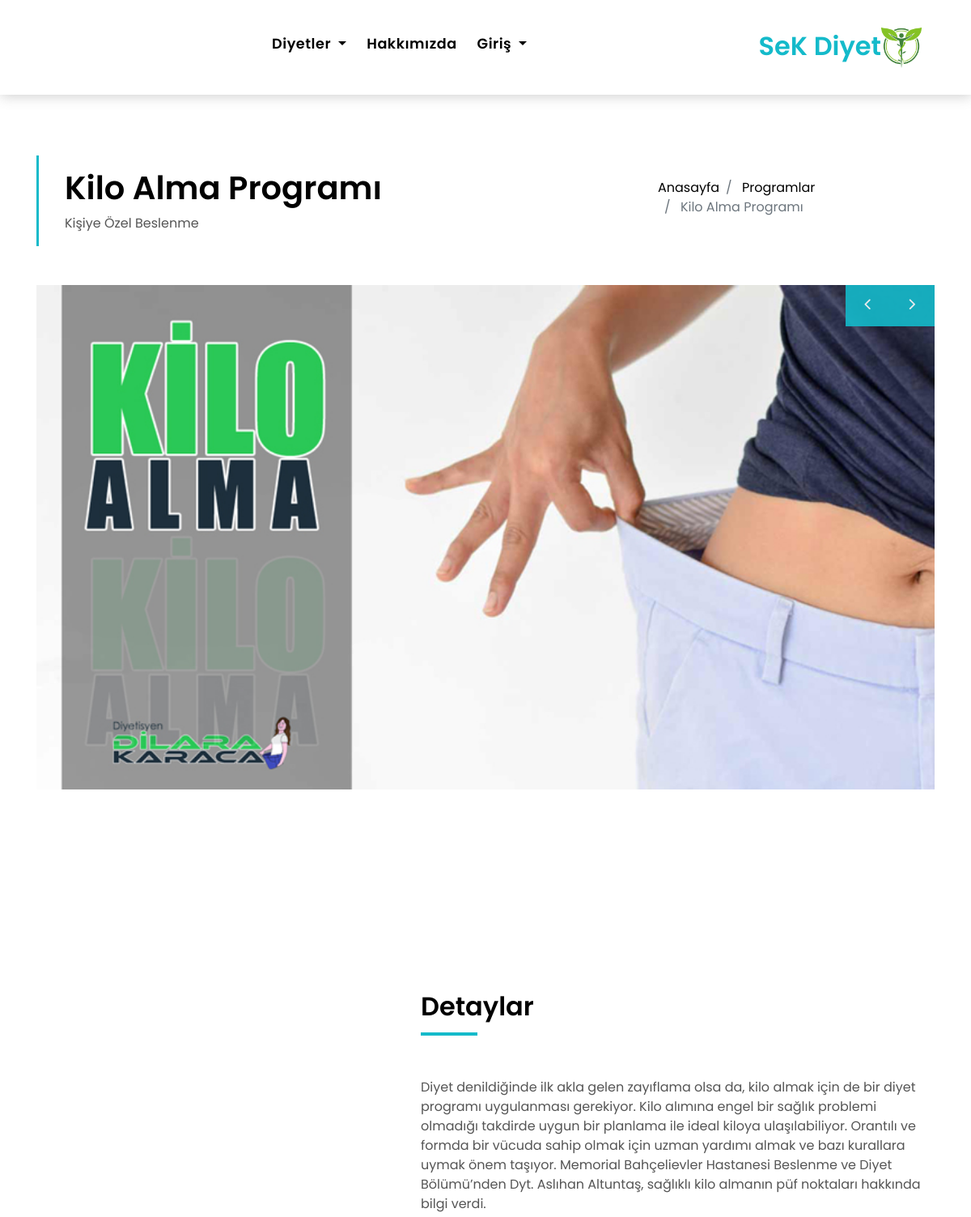
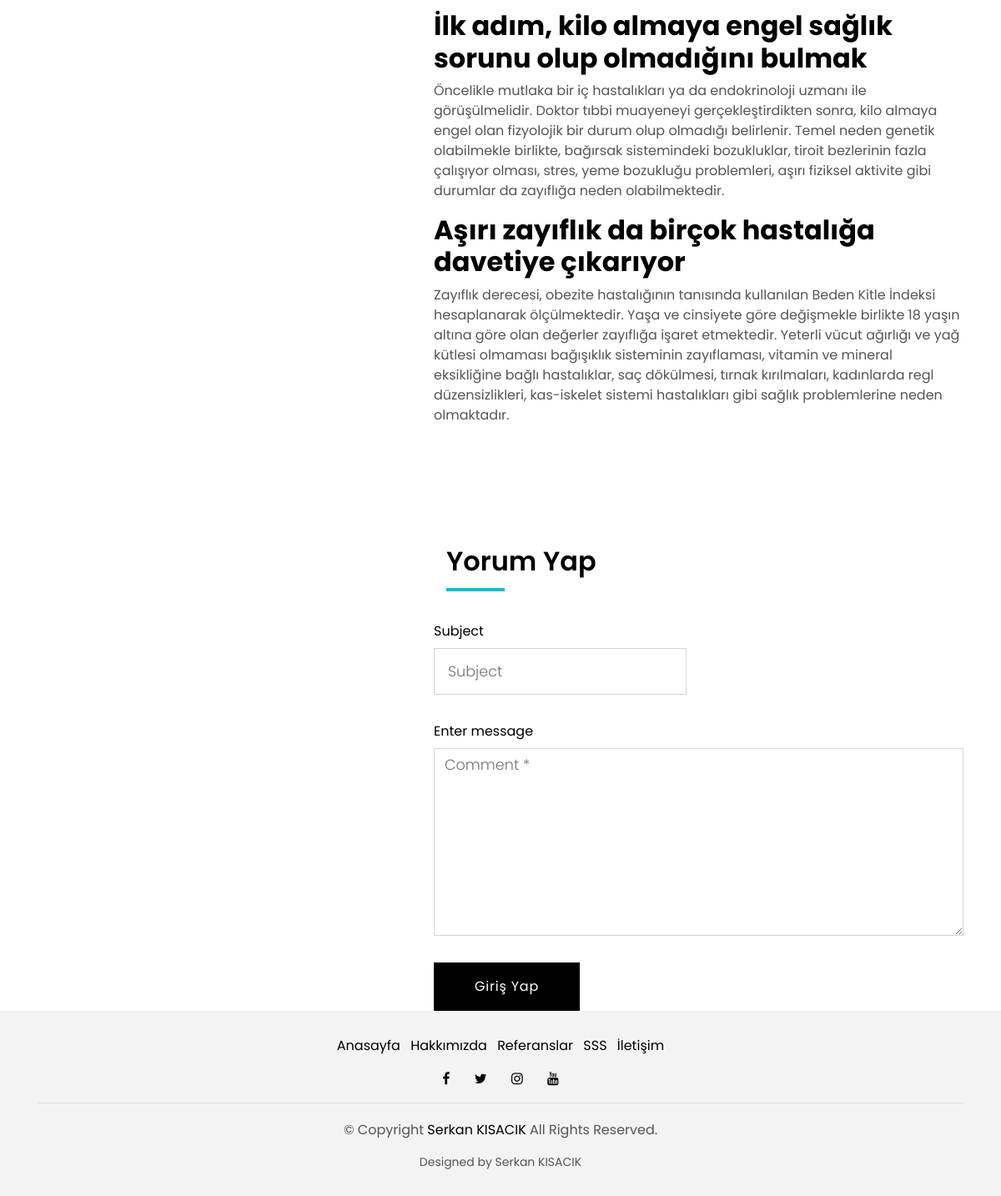
The app's page /program/1/kilo-alma-programi/ with its own data (2 pictures, top to bottom).
### home/models.py (models this page shows, shortened)
class Setting(models.Model):
    STATUS = (
        ('True', 'True'),
        ('False', 'False'),
    )
    title = models.CharField(max_length=150)
    keywords = models.CharField(max_length=255)
    description = models.CharField(max_length=255)
    company = models.CharField(max_length=50)
    address = models.CharField(blank=True, max_length=100)
    phone = models.CharField(blank=True, max_length=15)
    fax = models.CharField(blank=True, max_length=15)
    email = models.CharField(blank=True, max_length=50)
    smtpserver = models.CharField(blank=True, max_length=50)
    smtpemail = models.CharField(blank=True, max_length=50)
    smtppassword = models.CharField(blank=True, max_length=10)
    smtpport = models.CharField(blank=True, max_length=5)
    icon = models.ImageField(blank=True, upload_to='images/')
    facebook = models.CharField(blank=True, max_length=50)
    instagram = models.CharField(blank=True, max_length=50)
    twitter = models.CharField(blank=True, max_length=50)
    youtube = models.CharField(blank=True, max_length=50)
    aboutus = RichTextUploadingField(blank=True)
    contact = RichTextUploadingField(blank=True)
    references = RichTextUploadingField(blank=True)
    status = models.CharField(max_length=10, choices=STATUS)
    create_at = models.DateTimeField(auto_now_add=True)
    update_at = models.DateTimeField(auto_now=True)

### program/models.py (models this page shows, shortened)
class Program(models.Model):
    STATUS = (
        ('True', 'Evet'),
        ('False', 'Hayır'),
    )
    category = models.ForeignKey(Category, on_delete=models.CASCADE)
    title = models.CharField(max_length=150)
    keywords = models.CharField(max_length=255)
    description = models.CharField(max_length=255)
    image = models.ImageField(blank=True, upload_to='images/')
    status = models.CharField(max_length=10, choices=STATUS)
    detail = RichTextUploadingField()
    price = models.DecimalField(max_digits=12, decimal_places=2,default=0)
    slug = models.SlugField(null=False, unique=True)
    create_at = models.DateTimeField(auto_now_add=True)
    update_at = models.DateTimeField(auto_now=True)
    def image_tag(self):
        return mark_safe('<img src="{}" height="50"/>'.format(self.image.url))
    image_tag.short_description = 'Image'

class Category(MPTTModel):
    STATUS = (
        ('True', 'Evet'),
        ('False', 'Hayır'),
    )
    title = models.CharField(max_length=30)
    keywords = models.CharField(max_length=255)
    description = models.CharField(max_length=255)
    status = models.CharField(max_length=10, choices=STATUS)
    slug = models.SlugField(null=False, unique=True)
    parent = TreeForeignKey('self', blank=True, null=True, related_name='children', on_delete=models.CASCADE)
    create_at = models.DateTimeField(auto_now_add=True)
    update_at = models.DateTimeField(auto_now=True)
    class MPTTMeta:
        order_insertion_by = ['title']

class Images(models.Model):
    program = models.ForeignKey(Program, on_delete=models.CASCADE)
    title = models.CharField(max_length=50, blank=True)
    image = models.ImageField(blank=True, upload_to='images/')
    def image_tag(self):
        return mark_safe('<img src="{}" height="50"/>'.format(self.image.url))
    image_tag.short_description = 'Image'

### home/views.py (the view)
# urls.py: path('program/<int:id>/<slug:slug>/', views.program_detail, name='program_detail'),
def program_detail(request, id, slug):
    setting = Setting.objects.get(pk=1)
    category = Category.objects.all()
    image = Images.objects.filter(program_id=id)
    program = Program.objects.get(pk=id)
    comments = Comment.objects.filter(program_id=id,status='True')
    context = {
        'program': program,
        'category': category,
        'image': image,
        'comments': comments,
        'setting': setting,
    }
    return render(request, 'program_detail.html', context)

### home/templates/program_detail.html (shortened to what this page needs)
{% extends 'homebase.html' %}
{% load static %}
{% block content %}
  <section class="intro-single">
    <div class="container">
      <div class="row">
        <div class="col-md-12 col-lg-8">
          <div class="title-single-box">
            <h1 class="title-single">{{ program.title }}</h1>
            <span class="color-text-a">{{ program.category.title }}</span>
          </div>
        </div>
        <div class="col-md-12 col-lg-4">
          <nav aria-label="breadcrumb" class="breadcrumb-box d-flex justify-content-lg-end">
            <ol class="breadcrumb">
              <li class="breadcrumb-item">
                <a href="/">Anasayfa</a>
              </li>
              <li class="breadcrumb-item">
                <a href="/">Programlar</a>
              </li>
              <li class="breadcrumb-item active" aria-current="page">
                {{ program.title }}
              </li>
            </ol>
          </nav>
        </div>
      </div>
    </div>
  </section>
  <section class="property-single nav-arrow-b">
    <div class="container">
      <div class="row">
        <div class="col-sm-12">
          <div id="property-single-carousel" class="owl-carousel owl-arrow gallery-property">
{% for rs in image %}
            <div class="carousel-item-b">
              <img src="{{rs.image.url}}" alt="">
            </div>
{% endfor %}
          </div>
          <div class="row justify-content-between">
            <div class="col-md-5 col-lg-4">
            </div>
            <div class="col-md-7 col-lg-7 section-md-t3">
              <div class="row">
                <div class="col-sm-12">
                  <div class="title-box-d">
                    <h3 class="title-d">Detaylar</h3>
                  </div>
                </div>
              </div>
              <div class="property-description">
                <p class="description color-text-a">
                  {{  program.detail | safe}}
                </p>
              </div>
 <div class="amenities-list color-text-a">
   <section class="agent-single">
    <div class="container">
      <div class="row">
        <div class="col-md-12 section-t8">
          <div class="title-box-d">
            <h3 class="title-d">Yorum Yap</h3>
          </div>
        </div>
        <form class="form-a" action="/program/addcomment/{{ program.id }}" method="post">
              <div class="row">
                <div class="col-md-6 mb-3">
                  <div class="form-group">
                    <label for="inputName">Subject</label>
                    <input type="text" class="form-control form-control-lg form-control-a" name="subject" id="subject" placeholder="Subject"
                      required>
                  </div>
                </div>
                <div class="col-md-12 mb-3">
                  <div class="form-group">
                    <label for="comment">Enter message</label>
                    <textarea id="comment" class="form-control" placeholder="Comment *" name="comment" cols="45"
                      rows="8" required></textarea>
                  </div>
                </div>
                  {% if user.id is not None %}
                <div class="col-md-12">
                  <button type="submit" class="btn btn-a">Send Message</button>
                </div>
                  {% else %}
                  <div class="col-md-12">
                  <a href="/login" class="btn btn-a">Giriş Yap</a>
                </div>
                  {% endif %}
              </div>
            </form>
            </div>
          </div>
        </div>
      </div>
    </div>
  </section>
 {% endblock %}

### home/templates/header.html (shortened to what this page needs)
{% load static %}
{% load mptt_tags %}
  <nav class="navbar navbar-default navbar-trans navbar-expand-lg fixed-top">
    <div class="container">
      <div class="navbar-collapse collapse justify-content-center" id="navbarDefault">
        <ul class="navbar-nav">
          <li class="nav-item dropdown">
            <a class="nav-link dropdown-toggle" href="#" id="navbarDropdown" role="button" data-toggle="dropdown"
              aria-haspopup="true" aria-expanded="false">
              Diyetler
            </a>
          </li>
        <li class="nav-item">
            <a class="nav-link" href="/hakkimizda">Hakkımızda</a>
          </li>
        {% if user.id is not None %}
          <li class="nav-item dropdown">
            <a class="nav-link dropdown-toggle" href="#" id="navbarDropdown" role="button" data-toggle="dropdown"
              aria-haspopup="true" aria-expanded="false">
              {{ user.first_name }} {{ user.last_name }}
            </a>
            <div class="dropdown-menu" aria-labelledby="navbarDropdown">
                <a class="dropdown-item" href="/user">Profilim</a>
                <a class="dropdown-item" href="/user/randevu">Randevularım</a>
                <a class="dropdown-item" href="/user/orders">Diyet Programlarım</a>
                <a class="dropdown-item" href="/user/comments">Yorumlarım</a>
                <a class="dropdown-item" href="/logout">Çıkış</a>
            </div>
          </li>
        {% else %}
            <li class="nav-item dropdown">
            <a class="nav-link dropdown-toggle" href="#" id="navbarDropdown" role="button" data-toggle="dropdown"
              aria-haspopup="true" aria-expanded="false">
              Giriş
            </a>
          </li>
        {% endif %}
        </ul>
      </div>
    <a class="navbar-brand text-brand" href="/"><span class="color-b">{{ setting.title }}</span><img src="{% static 'img/logom.png' %}" style="height: 50px; width: 50px;"></a>
    </div>
  </nav>

### home/static/css/style.css (style rules this page uses)
body { font-family: 'Poppins', sans-serif; color: #555555; }
h1, h2, h3, h4, h5, h6 { color: #000000; }
a { color: #000000; transition: all .5s ease; }
.text-brand { color: #000000; font-size: 2rem; font-weight: 600; }
.color-b { color: #14baca; }
.color-text-a { color: #555555; }
.section-t8 { padding-top: 8rem; }
.title-box-d { padding-bottom: 1.8rem; margin-bottom: 1rem; position: relative; }
.title-box-d .title-d { font-weight: 600; font-size: 2rem; }
.title-box-d .title-d:after { content: ''; position: absolute; width: 70px; height: 4px; background-color: #14baca; bottom: 20px; left: 0; }
.navbar-default { transition: all .5s ease-in-out; background-color: #ffffff; padding-top: 28px; padding-bottom: 28px; -webkit-backface-visibility: hidden; backface-visibility: hidden; box-shadow: 1px 2px 15px rgba(100, 100, 100, 0.3); }
.navbar-default.navbar-trans, .navbar-default.navbar-reduce { -webkit-backface-visibility: hidden; backface-visibility: hidden; }
.navbar-default.navbar-trans .nav-item, .navbar-default.navbar-reduce .nav-item { position: relative; padding-right: 10px; padding-bottom: 8px; margin-left: 0; }
.navbar-default.navbar-trans .nav-link, .navbar-default.navbar-reduce .nav-link { font-size: 1.1rem; color: #000000; font-weight: 600; letter-spacing: 0.030em; transition: all 0.1s ease-in-out; position: relative; padding-left: 0; padding-right: 0; }
.navbar-default.navbar-trans .nav-link:before, .navbar-default.navbar-reduce .nav-link:before { content: ''; position: absolute; bottom: 5px; left: 0; width: 100%; height: 2px; z-index: 0; background-color: #14baca; -webkit-transform: scaleX(0); transform: scaleX(0); -webkit-transform-origin: right; transform-origin: right; transition: opacity .2s ease-out 0.3s, -webkit-transform .2s ease-out; transition: transform .2s ease-out, opacity .2s ease-out 0.3s; transition: transform .2s ease-out, opacity .2s ease-out 0.3s, -webkit-transform .2s ease-out; }
.navbar-default.navbar-trans .nav-link:before { background-color: #14baca; }
.intro-single { padding: 12rem 0 3rem; }
.intro-single .title-single-box { padding: 1rem 0 1rem 2rem; }
.intro-single .title-single-box { border-left: 3px solid #14baca; }
.intro-single .title-single-box .title-single { font-weight: 600; font-size: 2.2rem; }
.intro-single .breadcrumb-box { padding: 1rem 0 0 .5rem; }
.intro-single .breadcrumb { background-color: transparent; padding-right: 0; padding-left: 0; }
.gallery-property { margin-bottom: 3rem; }
.form-a label { color: #000000; position: relative; }
.form-a .form-control { border-radius: 0; font-size: 1.1rem; font-weight: 300; }
.form-a .form-control.form-control-a { height: 3.5rem; }
.btn { transition: .5s ease; }
.btn.btn-a, .btn.btn-b { border-radius: 0; padding: 1rem 3rem; letter-spacing: .05rem; }
.btn.btn-a { background-color: #000000; color: #ffffff; }
@media (min-width: 768px) { .navbar-default.navbar-trans .nav-item, .navbar-default.navbar-reduce .nav-item { margin-left: 15px; } }
@media (min-width: 768px) { .intro-single .title-single-box .title-single { font-size: 2.1rem; } }
@media (min-width: 992px) { .intro-single .title-single-box .title-single { font-size: 2.5rem; } }

### records on screen
Setting: title "SeK Diyet"
Program: title "Kilo Alma Programı", category "Kişiye Özel Beslenme", detail "Diyet denildiğinde ilk akla gelen zayıflama olsa da, kilo almak için de bir diyet programı uygulanması gerekiyor. Kilo alımına engel bir sağlık problemi olmadığı takdirde uygun bir planlama ile ideal kiloya ulaşılabiliyor. Orantılı ve formda bir vücuda sahip olmak için uzman yardımı almak ve bazı kurallara uymak önem taşıyor. Memorial Bahçelievler Hastanesi Beslenme ve Diyet Bölümü’nden Dyt. Aslıhan Altuntaş, sağlıklı kilo almanın püf noktaları hakkında bilgi verdi. İlk adım, kilo almaya engel sağlık sorunu olup olmadığını bulmak Öncelikle mutlaka bir iç hastalıkları ya da endokrinoloji uzmanı ile görüşülmelidir. Doktor tıbbi muayeneyi gerçekleştirdikten sonra, kilo almaya engel olan…"
Images: image (picture)
